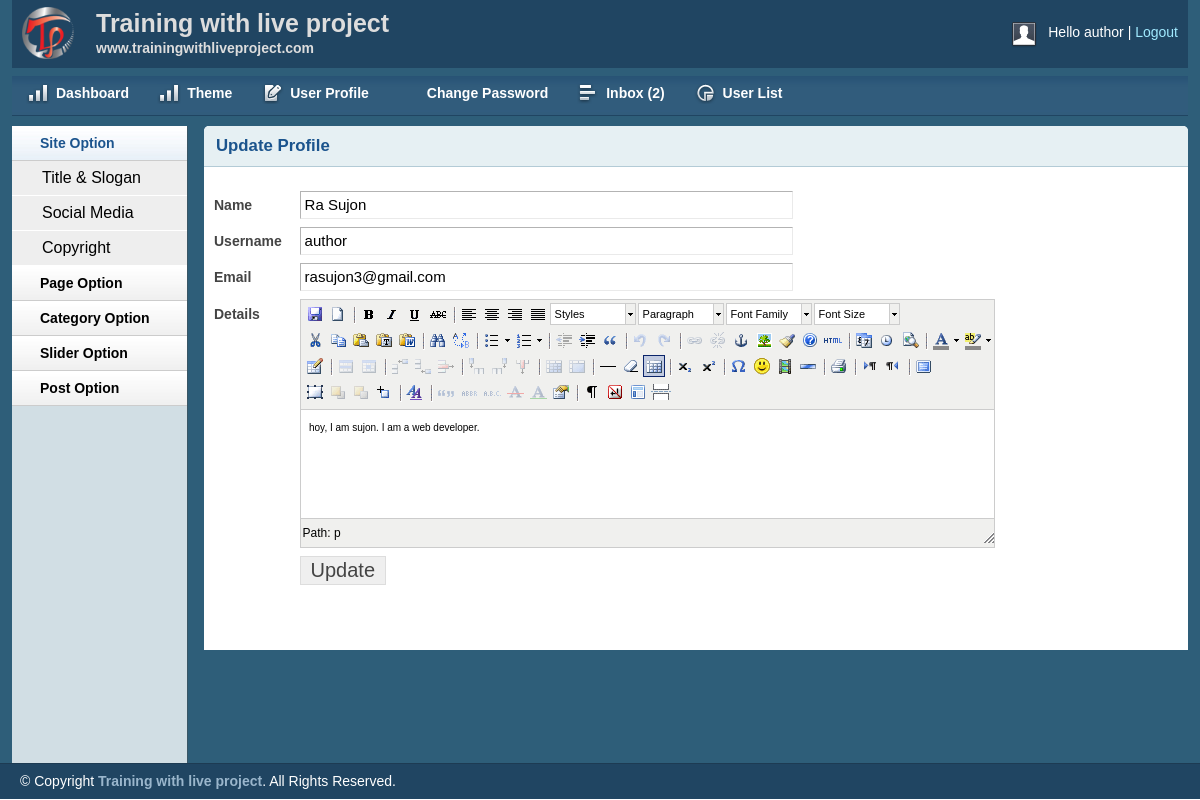
Page /admin/profile.php (signed in) on the committed database.
### tables this page shows
CREATE TABLE `tbl_user` (
  `id` int(11) NOT NULL,
  `name` varchar(255) NOT NULL,
  `username` varchar(50) NOT NULL,
  `password` varchar(32) NOT NULL,
  `email` varchar(255) NOT NULL,
  `details` text NOT NULL,
  `role` int(11) NOT NULL
);

### lib/Database.php (called while the page is built, shortened)
<?php
Class Database{
	public $host   = DB_HOST;
	public $user   = DB_USER;
	public $pass   = DB_PASS;
	public $dbname = DB_NAME;
	public $link;
	private function connectDB(){
	$this->link = new mysqli($this->host, $this->user, $this->pass, $this->dbname);
 }
	public function select($query){
		$result = $this->link->query($query) or die($this->link->error.__LINE__);
		if($result->num_rows > 0){
			return $result;
		} else {
			return false;
		}
	}
}

### lib/Session.php (called while the page is built, shortened)
<?php
class Session{
	public static function get($key){
		if(isset($_SESSION[$key])){
			return $_SESSION[$key];
		} else{
			return false;
		}
	}
}
?>

### admin/profile.php (the view, shortened to what this page needs)
<?php include 'inc/header.php'; ?>
<?php include 'inc/sidebar.php'; ?>
<?php
	$userid   = Session::get('userId');
	$userrole = Session::get('userRole');
 ?>
<div class="grid_10">
	<div class="box round first grid">
		<h2>Update Profile</h2>
		<div class="block">
<?php
$query = "select * from tbl_user where id='$userid' AND role='$userrole'";
$getuser = $db->select($query);
if($getuser){
	while($result = $getuser->fetch_assoc()){
?>
		 <form action="" method="post" enctype="multipart/form-data">
			<table class="form">
				<tr>
					<td>
						<label>Name</label>
					</td>
					<td>
						<input type="text" name="name" value="<?php echo $result['name']; ?>" class="medium" />
					</td>
				</tr>
				<tr>
					<td>
						<label>Username</label>
					</td>
					<td>
						<input type="text" name="username" value="<?php echo $result['username']; ?>" class="medium" />
					</td>
				</tr>
				<tr>
					<td>
						<label>Email</label>
					</td>
					<td>
						<input type="text" name="email" value="<?php echo $result['email']; ?>" class="medium" />
					</td>
				</tr>
				<tr>
					<td style="vertical-align: top; padding-top: 9px;">
						<label>Details</label>
					</td>
					<td>
					</td>
				</tr>
				<tr>
					<td></td>
					<td>
						<input type="submit" name="submit" Value="Update" />
					</td>
				</tr>
			</table>
		</form>
<?php } } ?>
		    </div>
		</div>
	</div>
<?php include 'inc/footer.php'; ?>

### admin/css/layout.css (style rules this page uses)
body { background: #fff none repeat scroll 0 0; color: #444; font-size: 14px; padding: 0; }
h1, h2, h3, h4, h5, h6 { line-height:1.2em; margin-bottom:.3em; }
h2 { margin-top:1em; }
.box { background:#fff; margin-bottom:20px; padding:10px 10px 10px 10px; margin-left:-8px; }
.box.grid { padding-bottom:40px; }
.box.round { -moz-border-radius: 5px 5px 0px 0px; -webkit-border-radius: 5px 5px 0px 0px; border-radius: 5px 5px 0px 0px; }
.box h2 { font-size:1.2em; font-weight:bold; color:#1B548D; background:#E6F0F3; margin:-10px -10px 0 -10px; padding:10px 12px; border-bottom:1px solid #B3CBD6; -moz-border-radius: 5px 5px 0px 0px; -webkit-border-radius: 5px 5px 0px 0px; border-radius: 5px 5px 0px 0px; }
.box.first { min-height: 406px; }
.block { padding-top:20px; }
table.form { width:100%; }
table.form td { padding:4px 0px; }
table.form label { font-weight:bold; }
table.form input, table.form select { font-size: 15px; padding: 4px 4px 5px 4px; border-top: 1px solid #b3b3b3; border-left: 1px solid #b3b3b3; border-right: 1px solid #eaeaea; border-bottom: 1px solid #eaeaea; }
table.form input[type="submit"] { border: 1px solid #ddd; color: #444; cursor: pointer; font-size: 20px; padding: 2px 10px; }
input.medium { width: 55%; }
.block { padding-bottom:1px; }

### admin/js/tiny-mce/themes/advanced/skins/default/content.css (style rules this page uses)
body, td, pre { color:#000; font-family:Verdana, Arial, Helvetica, sans-serif; font-size:10px; margin:8px; }
body { background:#FFF; }
h2 { font-size: 1.5em }
table, img, hr, .mceItemAnchor { cursor:default }
table td, table th { cursor:text }

### rows in the picture
tbl_user: name "Ra Sujon", username "author", email "rasujon3@gmail.com"

### other values in the picture
Session::get('username') "author"
$count "2"
